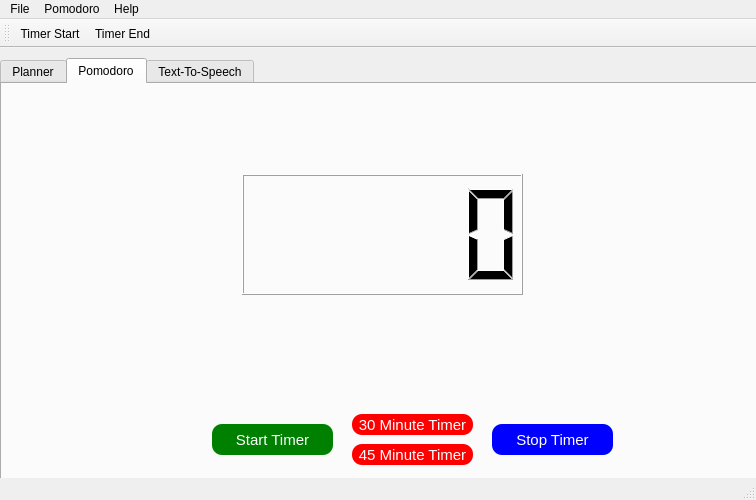
<?xml version="1.0" encoding="UTF-8"?>
<ui version="4.0">
 <class>MainWindow</class>
 <widget class="QMainWindow" name="MainWindow">
  <property name="geometry">
   <rect>
    <x>0</x>
    <y>0</y>
    <width>756</width>
    <height>500</height>
   </rect>
  </property>
  <property name="windowTitle">
   <string>The Study Tool</string>
  </property>
  <widget class="QWidget" name="centralwidget">
   <widget class="QTabWidget" name="tabWidget">
    <property name="geometry">
     <rect>
      <x>0</x>
      <y>10</y>
      <width>791</width>
      <height>521</height>
     </rect>
    </property>
    <property name="currentIndex">
     <number>1</number>
    </property>
    <property name="movable">
     <bool>true</bool>
    </property>
    <property name="tabBarAutoHide">
     <bool>false</bool>
    </property>
    <widget class="QWidget" name="planner">
     <attribute name="title">
      <string>Planner</string>
     </attribute>
     <widget class="QCalendarWidget" name="calendarWidget">
      <property name="geometry">
       <rect>
        <x>0</x>
        <y>30</y>
        <width>411</width>
        <height>341</height>
       </rect>
      </property>
      <property name="styleSheet">
       <string notr="true">position: left</string>
      </property>
     </widget>
     <widget class="QListWidget" name="listWidget">
      <property name="geometry">
       <rect>
        <x>450</x>
        <y>90</y>
        <width>281</width>
        <height>251</height>
       </rect>
      </property>
     </widget>
     <widget class="QPushButton" name="pushButton">
      <property name="geometry">
       <rect>
        <x>480</x>
        <y>350</y>
        <width>241</width>
        <height>23</height>
       </rect>
      </property>
      <property name="styleSheet">
       <string notr="true">border-radius:10px;
background-color: red;
color: white;
font: 11pt;</string>
      </property>
      <property name="text">
       <string>Save Changes</string>
      </property>
     </widget>
     <widget class="QPushButton" name="pushButton_2">
      <property name="geometry">
       <rect>
        <x>650</x>
        <y>60</y>
        <width>75</width>
        <height>23</height>
       </rect>
      </property>
      <property name="styleSheet">
       <string notr="true">border-radius:10px;
background-color: blue;
color: white;
font: 12pt;</string>
      </property>
      <property name="text">
       <string>Add New</string>
      </property>
     </widget>
    </widget>
    <widget class="QWidget" name="pomodoro">
     <attribute name="title">
      <string>Pomodoro</string>
     </attribute>
     <widget class="QPushButton" name="pushButton_6">
      <property name="geometry">
       <rect>
        <x>490</x>
        <y>340</y>
        <width>121</width>
        <height>31</height>
       </rect>
      </property>
      <property name="styleSheet">
       <string notr="true">border-radius:10px;
background-color: blue;
color: white;
font: 11pt;
</string>
      </property>
      <property name="text">
       <string>Stop Timer</string>
      </property>
     </widget>
     <widget class="QPushButton" name="pushButton_7">
      <property name="geometry">
       <rect>
        <x>350</x>
        <y>330</y>
        <width>121</width>
        <height>21</height>
       </rect>
      </property>
      <property name="styleSheet">
       <string notr="true">border-radius:10px;
background-color: red;
color: white;
font: 11pt;
</string>
      </property>
      <property name="text">
       <string>30 Minute Timer</string>
      </property>
     </widget>
     <widget class="QPushButton" name="pushButton_8">
      <property name="geometry">
       <rect>
        <x>210</x>
        <y>340</y>
        <width>121</width>
        <height>31</height>
       </rect>
      </property>
      <property name="styleSheet">
       <string notr="true">border-radius:10px;
background-color: green;
color: white;
font: 11pt;
</string>
      </property>
      <property name="text">
       <string>Start Timer</string>
      </property>
     </widget>
     <widget class="QLCDNumber" name="lcdNumber">
      <property name="geometry">
       <rect>
        <x>240</x>
        <y>90</y>
        <width>281</width>
        <height>121</height>
       </rect>
      </property>
     </widget>
     <widget class="QPushButton" name="pushButton_9">
      <property name="geometry">
       <rect>
        <x>350</x>
        <y>360</y>
        <width>121</width>
        <height>21</height>
       </rect>
      </property>
      <property name="styleSheet">
       <string notr="true">border-radius:10px;
background-color: red;
color: white;
font: 11pt;
</string>
      </property>
      <property name="text">
       <string>45 Minute Timer</string>
      </property>
     </widget>
    </widget>
    <widget class="QWidget" name="tts">
     <attribute name="title">
      <string>Text-To-Speech</string>
     </attribute>
     <widget class="QPushButton" name="pushButton_3">
      <property name="geometry">
       <rect>
        <x>210</x>
        <y>340</y>
        <width>121</width>
        <height>31</height>
       </rect>
      </property>
      <property name="styleSheet">
       <string notr="true">border-radius:10px;
background-color: green;
color: white;
font: 11pt;
</string>
      </property>
      <property name="text">
       <string>Play</string>
      </property>
     </widget>
     <widget class="QLabel" name="label">
      <property name="geometry">
       <rect>
        <x>10</x>
        <y>30</y>
        <width>121</width>
        <height>81</height>
       </rect>
      </property>
      <property name="text">
       <string>Now Reading: </string>
      </property>
     </widget>
     <widget class="QPushButton" name="pushButton_4">
      <property name="geometry">
       <rect>
        <x>490</x>
        <y>340</y>
        <width>121</width>
        <height>31</height>
       </rect>
      </property>
      <property name="styleSheet">
       <string notr="true">border-radius:10px;
background-color: blue;
color: white;
font: 11pt;
</string>
      </property>
      <property name="text">
       <string>Pause</string>
      </property>
     </widget>
     <widget class="QPushButton" name="pushButton_5">
      <property name="geometry">
       <rect>
        <x>350</x>
        <y>340</y>
        <width>121</width>
        <height>31</height>
       </rect>
      </property>
      <property name="styleSheet">
       <string notr="true">border-radius:10px;
background-color: red;
color: white;
font: 11pt;
</string>
      </property>
      <property name="text">
       <string>Stop</string>
      </property>
     </widget>
    </widget>
   </widget>
  </widget>
  <widget class="QMenuBar" name="menubar">
   <property name="geometry">
    <rect>
     <x>0</x>
     <y>0</y>
     <width>756</width>
     <height>21</height>
    </rect>
   </property>
   <widget class="QMenu" name="menuFile">
    <property name="title">
     <string>File</string>
    </property>
    <addaction name="actionNew"/>
   </widget>
   <widget class="QMenu" name="menuPomodoro">
    <property name="title">
     <string>Pomodoro</string>
    </property>
    <addaction name="actionTimer_Start"/>
    <addaction name="actionTimer_End"/>
   </widget>
   <widget class="QMenu" name="menuHelp">
    <property name="title">
     <string>Help</string>
    </property>
   </widget>
   <addaction name="menuFile"/>
   <addaction name="menuPomodoro"/>
   <addaction name="menuHelp"/>
  </widget>
  <widget class="QStatusBar" name="statusbar"/>
  <widget class="QToolBar" name="toolBar">
   <property name="windowTitle">
    <string>toolBar</string>
   </property>
   <attribute name="toolBarArea">
    <enum>TopToolBarArea</enum>
   </attribute>
   <attribute name="toolBarBreak">
    <bool>false</bool>
   </attribute>
   <addaction name="actionTimer_Start"/>
   <addaction name="actionTimer_End"/>
  </widget>
  <action name="actionTimer_Start">
   <property name="icon">
    <iconset>
     <normaloff>icons/alarm-clock--plus.png</normaloff>icons/alarm-clock--plus.png</iconset>
   </property>
   <property name="text">
    <string>Timer Start</string>
   </property>
  </action>
  <action name="actionTimer_End">
   <property name="icon">
    <iconset>
     <normaloff>icons/alarm-clock--minus.png</normaloff>icons/alarm-clock--minus.png</iconset>
   </property>
   <property name="text">
    <string>Timer End</string>
   </property>
  </action>
  <action name="actionNew">
   <property name="text">
    <string>Open</string>
   </property>
  </action>
 </widget>
 <resources/>
 <connections/>
</ui>
